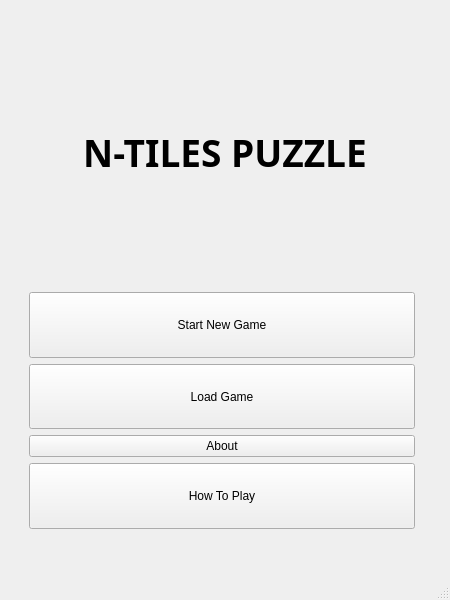
<?xml version="1.0" encoding="UTF-8"?>
<ui version="4.0">
 <class>MainWindow</class>
 <widget class="QMainWindow" name="MainWindow">
  <property name="geometry">
   <rect>
    <x>0</x>
    <y>0</y>
    <width>450</width>
    <height>600</height>
   </rect>
  </property>
  <property name="maximumSize">
   <size>
    <width>450</width>
    <height>600</height>
   </size>
  </property>
  <property name="windowTitle">
   <string>N Tiles Puzzle</string>
  </property>
  <property name="windowIcon">
   <iconset resource="../resources.qrc">
    <normaloff>:/images/resources/images/puzzle.png</normaloff>:/images/resources/images/puzzle.png</iconset>
  </property>
  <widget class="QWidget" name="mainWidget">
   <layout class="QGridLayout" name="gridLayout">
    <item row="0" column="0">
     <spacer name="verticalSpacer_5">
      <property name="orientation">
       <enum>Qt::Vertical</enum>
      </property>
      <property name="sizeType">
       <enum>QSizePolicy::Minimum</enum>
      </property>
      <property name="sizeHint" stdset="0">
       <size>
        <width>20</width>
        <height>40</height>
       </size>
      </property>
     </spacer>
    </item>
    <item row="1" column="0" colspan="2">
     <layout class="QVBoxLayout" name="logoVLayout">
      <item>
       <spacer name="verticalSpacer_2">
        <property name="orientation">
         <enum>Qt::Vertical</enum>
        </property>
        <property name="sizeHint" stdset="0">
         <size>
          <width>20</width>
          <height>40</height>
         </size>
        </property>
       </spacer>
      </item>
      <item>
       <widget class="QLabel" name="titleLabel">
        <property name="font">
         <font>
          <family>Segoe UI Black</family>
          <pointsize>28</pointsize>
          <weight>75</weight>
          <bold>true</bold>
         </font>
        </property>
        <property name="text">
         <string>N-TILES PUZZLE</string>
        </property>
        <property name="alignment">
         <set>Qt::AlignCenter</set>
        </property>
       </widget>
      </item>
      <item>
       <widget class="QLabel" name="logoLabel">
        <property name="sizePolicy">
         <sizepolicy hsizetype="Expanding" vsizetype="Preferred">
          <horstretch>0</horstretch>
          <verstretch>0</verstretch>
         </sizepolicy>
        </property>
        <property name="text">
         <string/>
        </property>
        <property name="pixmap">
         <pixmap resource="../resources.qrc">:/images/resources/images/logo.jpg</pixmap>
        </property>
        <property name="alignment">
         <set>Qt::AlignCenter</set>
        </property>
       </widget>
      </item>
      <item>
       <spacer name="verticalSpacer_3">
        <property name="orientation">
         <enum>Qt::Vertical</enum>
        </property>
        <property name="sizeType">
         <enum>QSizePolicy::Maximum</enum>
        </property>
        <property name="sizeHint" stdset="0">
         <size>
          <width>20</width>
          <height>10</height>
         </size>
        </property>
       </spacer>
      </item>
      <item>
       <spacer name="verticalSpacer">
        <property name="orientation">
         <enum>Qt::Vertical</enum>
        </property>
        <property name="sizeHint" stdset="0">
         <size>
          <width>20</width>
          <height>40</height>
         </size>
        </property>
       </spacer>
      </item>
     </layout>
    </item>
    <item row="2" column="0">
     <layout class="QHBoxLayout" name="buttonsHLayout">
      <item>
       <spacer name="btnLeftSpacer">
        <property name="orientation">
         <enum>Qt::Horizontal</enum>
        </property>
        <property name="sizeType">
         <enum>QSizePolicy::Maximum</enum>
        </property>
        <property name="sizeHint" stdset="0">
         <size>
          <width>20</width>
          <height>20</height>
         </size>
        </property>
       </spacer>
      </item>
      <item>
       <layout class="QVBoxLayout" name="buttonsVLayout">
        <item>
         <widget class="QPushButton" name="newButton">
          <property name="sizePolicy">
           <sizepolicy hsizetype="Expanding" vsizetype="Expanding">
            <horstretch>0</horstretch>
            <verstretch>0</verstretch>
           </sizepolicy>
          </property>
          <property name="text">
           <string>Start New Game</string>
          </property>
         </widget>
        </item>
        <item>
         <widget class="QPushButton" name="loadButton">
          <property name="sizePolicy">
           <sizepolicy hsizetype="Expanding" vsizetype="Expanding">
            <horstretch>0</horstretch>
            <verstretch>0</verstretch>
           </sizepolicy>
          </property>
          <property name="text">
           <string>Load Game</string>
          </property>
         </widget>
        </item>
        <item>
         <widget class="QPushButton" name="aboutButton">
          <property name="sizePolicy">
           <sizepolicy hsizetype="Expanding" vsizetype="Minimum">
            <horstretch>0</horstretch>
            <verstretch>0</verstretch>
           </sizepolicy>
          </property>
          <property name="text">
           <string>About</string>
          </property>
         </widget>
        </item>
        <item>
         <widget class="QPushButton" name="howButton">
          <property name="sizePolicy">
           <sizepolicy hsizetype="Expanding" vsizetype="Expanding">
            <horstretch>0</horstretch>
            <verstretch>0</verstretch>
           </sizepolicy>
          </property>
          <property name="text">
           <string>How To Play</string>
          </property>
         </widget>
        </item>
       </layout>
      </item>
      <item>
       <spacer name="btnRightSpacer">
        <property name="orientation">
         <enum>Qt::Horizontal</enum>
        </property>
        <property name="sizeType">
         <enum>QSizePolicy::Maximum</enum>
        </property>
        <property name="sizeHint" stdset="0">
         <size>
          <width>20</width>
          <height>20</height>
         </size>
        </property>
       </spacer>
      </item>
     </layout>
    </item>
    <item row="3" column="0">
     <spacer name="verticalSpacer_4">
      <property name="orientation">
       <enum>Qt::Vertical</enum>
      </property>
      <property name="sizeType">
       <enum>QSizePolicy::Minimum</enum>
      </property>
      <property name="sizeHint" stdset="0">
       <size>
        <width>20</width>
        <height>40</height>
       </size>
      </property>
     </spacer>
    </item>
   </layout>
  </widget>
  <widget class="QStatusBar" name="statusbar"/>
 </widget>
 <resources>
  <include location="../resources.qrc"/>
 </resources>
 <connections/>
</ui>
